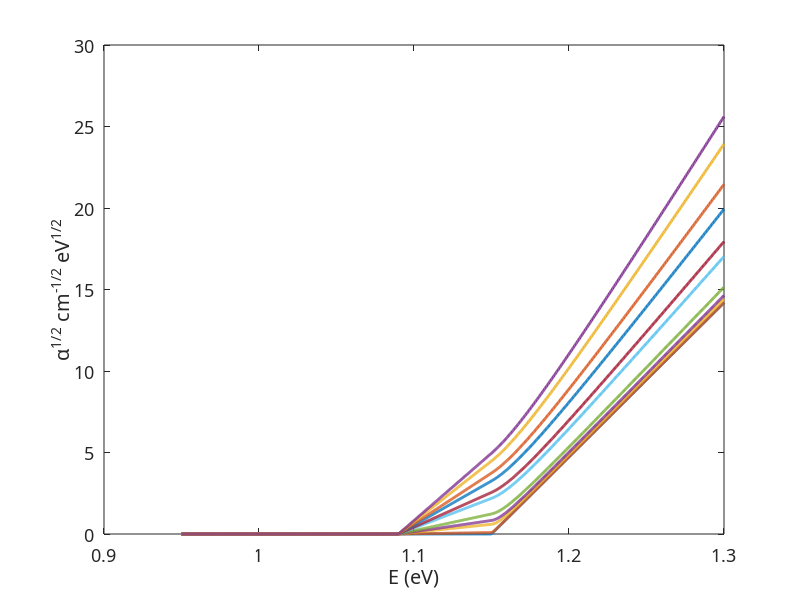

This figure's MATLAB source: (Note: this script raises an error after producing the figure.)
clc;
clearvars;
close all;

format long;
set(0,'DefaultAxesFontName', 'Latex');
set(0,'DefaultAxesFontSize', 13);



%% physical constants
m0      = 9.11e-31;
q       = 1.6e-19;
eps0    = 8.854e-12;
kB      =  1.38e-23;
h       = 6.624e-34;
hcut    = h/(2*pi);
c       = 3e8;

me      = 0.98*m0;
mh      = 0.16*m0;
mr      = me*mh/(me+mh);

fcv     = 23*q; %constant
fcvf    = fcv/1000;

eps     = 11.9*eps0;
Eg      = 1.12*q;

%% Vashni's law
Eg0     = 1.17; %eV
A       = 7.021e-4;
B       = 1108;

Eg_V    = @(T) (Eg0 - A*T^2/(B + T))*q; %Vashni's law
Ep      = 0.03 * q;     % Typical phonon energy 20-30meV
%% Task 2: Indirect bandgap
Ts      = [20, 42, 77, 90, 112, 170, 195, 249, 291, 363, 415];
% E       = linspace(Eg-0.1*q,Eg+0.2*q,1000);
E       = linspace(0.95*q,1.3*q,1000);
eV      = 1.6 * 10^-19;

% Direct Allowed transition
figure(3);
for  T = Ts
     %EgT   = Eg_V(T); %From Vashni's law
     EgT  = Eg; %bandgap does not change with temperature
     alpha = (E>EgT-Ep).*(E - EgT + Ep).^2./(exp(Ep./(kB*T)) - 1) ...
            + (E>EgT+Ep).*(E - EgT - Ep).^2./(1 - exp(-Ep./(kB*T)));
     alpha = (5.9135e20)^2.*alpha;   % need to make it work

% from the graph in the paper, 415K has photon energy 1.10 eV for 3.25 cm^-.5 eV^0.5
% plotted sqrt(alpha), got 5.49580e-21 at 1.10eV for 415k
% so 3.25/5.49580e-21 = 5.9135e20 which is the proportionality constant;
    plot(E/q, sqrt(alpha),'Linewidth', 2,...
        'DisplayName',sprintf('T = %d K',T));

    hold on;
end
xlabel ('E (eV)');
ylabel('\alpha^{1/2} cm^{-1/2} eV^{1/2}');
title(sprintf("Energy-dependent \\alpha^{1/2} for %s",string));
subtitle("Due to phonon emission/absorption");
% xlim([Eg/q-0.1,Eg/q+0.2]);
xlim([0.95,1.225]);
ylim([0, 7]);
grid on;
legend('Box','off');
